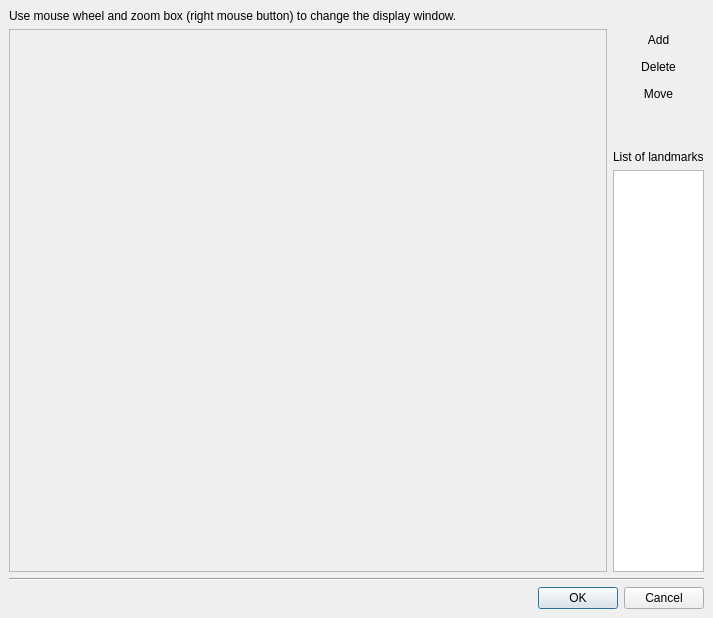
<ui version="4.0" >
 <class>ImageLandmarksDialog</class>
 <widget class="QDialog" name="ImageLandmarksDialog" >
  <property name="geometry" >
   <rect>
    <x>0</x>
    <y>0</y>
    <width>713</width>
    <height>618</height>
   </rect>
  </property>
  <property name="windowTitle" >
   <string>Landmarks Editor</string>
  </property>
  <layout class="QVBoxLayout" >
   <property name="margin" >
    <number>9</number>
   </property>
   <property name="spacing" >
    <number>6</number>
   </property>
   <item>
    <widget class="QLabel" name="label_2" >
     <property name="text" >
      <string>Use mouse wheel and zoom box (right mouse button) to change the display window.</string>
     </property>
    </widget>
   </item>
   <item>
    <widget class="QFrame" name="frame" >
     <property name="frameShape" >
      <enum>QFrame::NoFrame</enum>
     </property>
     <property name="frameShadow" >
      <enum>QFrame::Raised</enum>
     </property>
     <layout class="QHBoxLayout" >
      <property name="margin" >
       <number>0</number>
      </property>
      <property name="spacing" >
       <number>6</number>
      </property>
      <item>
       <widget class="QFrame" name="frame_4" >
        <property name="sizePolicy" >
         <sizepolicy>
          <hsizetype>5</hsizetype>
          <vsizetype>5</vsizetype>
          <horstretch>1</horstretch>
          <verstretch>0</verstretch>
         </sizepolicy>
        </property>
        <property name="frameShape" >
         <enum>QFrame::StyledPanel</enum>
        </property>
        <property name="frameShadow" >
         <enum>QFrame::Sunken</enum>
        </property>
        <layout class="QVBoxLayout" >
         <property name="margin" >
          <number>5</number>
         </property>
         <property name="spacing" >
          <number>6</number>
         </property>
         <item>
          <widget class="img::Navigator" name="navigator" >
           <property name="frameShape" >
            <enum>QFrame::NoFrame</enum>
           </property>
           <property name="frameShadow" >
            <enum>QFrame::Raised</enum>
           </property>
          </widget>
         </item>
        </layout>
       </widget>
      </item>
      <item>
       <widget class="QFrame" name="frame_3" >
        <property name="frameShape" >
         <enum>QFrame::NoFrame</enum>
        </property>
        <property name="frameShadow" >
         <enum>QFrame::Raised</enum>
        </property>
        <layout class="QVBoxLayout" >
         <property name="margin" >
          <number>0</number>
         </property>
         <property name="spacing" >
          <number>6</number>
         </property>
         <item>
          <widget class="QToolButton" name="new_pb" >
           <property name="sizePolicy" >
            <sizepolicy>
             <hsizetype>7</hsizetype>
             <vsizetype>0</vsizetype>
             <horstretch>0</horstretch>
             <verstretch>0</verstretch>
            </sizepolicy>
           </property>
           <property name="text" >
            <string>Add</string>
           </property>
           <property name="icon" >
            <iconset resource="layResources.qrc" >:/add_16px.png</iconset>
           </property>
           <property name="checkable" >
            <bool>true</bool>
           </property>
           <property name="autoExclusive" >
            <bool>true</bool>
           </property>
           <property name="toolButtonStyle" >
            <enum>Qt::ToolButtonTextBesideIcon</enum>
           </property>
           <property name="autoRaise" >
            <bool>true</bool>
           </property>
          </widget>
         </item>
         <item>
          <widget class="QToolButton" name="delete_pb" >
           <property name="sizePolicy" >
            <sizepolicy>
             <hsizetype>7</hsizetype>
             <vsizetype>0</vsizetype>
             <horstretch>0</horstretch>
             <verstretch>0</verstretch>
            </sizepolicy>
           </property>
           <property name="text" >
            <string>Delete</string>
           </property>
           <property name="icon" >
            <iconset resource="layResources.qrc" >:/clear_16px.png</iconset>
           </property>
           <property name="checkable" >
            <bool>true</bool>
           </property>
           <property name="autoExclusive" >
            <bool>true</bool>
           </property>
           <property name="toolButtonStyle" >
            <enum>Qt::ToolButtonTextBesideIcon</enum>
           </property>
           <property name="autoRaise" >
            <bool>true</bool>
           </property>
          </widget>
         </item>
         <item>
          <widget class="QToolButton" name="move_pb" >
           <property name="sizePolicy" >
            <sizepolicy>
             <hsizetype>7</hsizetype>
             <vsizetype>0</vsizetype>
             <horstretch>0</horstretch>
             <verstretch>0</verstretch>
            </sizepolicy>
           </property>
           <property name="text" >
            <string>Move</string>
           </property>
           <property name="icon" >
            <iconset resource="layResources.qrc" >:/move_simple_16px.png</iconset>
           </property>
           <property name="checkable" >
            <bool>true</bool>
           </property>
           <property name="autoExclusive" >
            <bool>true</bool>
           </property>
           <property name="toolButtonStyle" >
            <enum>Qt::ToolButtonTextBesideIcon</enum>
           </property>
           <property name="autoRaise" >
            <bool>true</bool>
           </property>
          </widget>
         </item>
         <item>
          <spacer>
           <property name="orientation" >
            <enum>Qt::Vertical</enum>
           </property>
           <property name="sizeType" >
            <enum>QSizePolicy::Fixed</enum>
           </property>
           <property name="sizeHint" >
            <size>
             <width>20</width>
             <height>40</height>
            </size>
           </property>
          </spacer>
         </item>
         <item>
          <widget class="QLabel" name="label" >
           <property name="text" >
            <string>List of landmarks</string>
           </property>
          </widget>
         </item>
         <item>
          <widget class="QListWidget" name="landmark_list" >
           <property name="sizePolicy" >
            <sizepolicy>
             <hsizetype>13</hsizetype>
             <vsizetype>7</vsizetype>
             <horstretch>0</horstretch>
             <verstretch>0</verstretch>
            </sizepolicy>
           </property>
           <property name="selectionMode" >
            <enum>QAbstractItemView::ExtendedSelection</enum>
           </property>
          </widget>
         </item>
        </layout>
       </widget>
      </item>
     </layout>
    </widget>
   </item>
   <item>
    <widget class="Line" name="line" >
     <property name="orientation" >
      <enum>Qt::Horizontal</enum>
     </property>
    </widget>
   </item>
   <item>
    <widget class="QDialogButtonBox" name="buttonBox" >
     <property name="orientation" >
      <enum>Qt::Horizontal</enum>
     </property>
     <property name="standardButtons" >
      <set>QDialogButtonBox::Cancel|QDialogButtonBox::NoButton|QDialogButtonBox::Ok</set>
     </property>
    </widget>
   </item>
  </layout>
 </widget>
 <customwidgets>
  <customwidget>
   <class>img::Navigator</class>
   <extends>QFrame</extends>
   <header>imgNavigator.h</header>
  </customwidget>
 </customwidgets>
 <resources>
  <include location="layResources.qrc" />
 </resources>
 <connections>
  <connection>
   <sender>buttonBox</sender>
   <signal>accepted()</signal>
   <receiver>ImageLandmarksDialog</receiver>
   <slot>accept()</slot>
   <hints>
    <hint type="sourcelabel" >
     <x>248</x>
     <y>254</y>
    </hint>
    <hint type="destinationlabel" >
     <x>157</x>
     <y>274</y>
    </hint>
   </hints>
  </connection>
  <connection>
   <sender>buttonBox</sender>
   <signal>rejected()</signal>
   <receiver>ImageLandmarksDialog</receiver>
   <slot>reject()</slot>
   <hints>
    <hint type="sourcelabel" >
     <x>316</x>
     <y>260</y>
    </hint>
    <hint type="destinationlabel" >
     <x>286</x>
     <y>274</y>
    </hint>
   </hints>
  </connection>
 </connections>
</ui>
